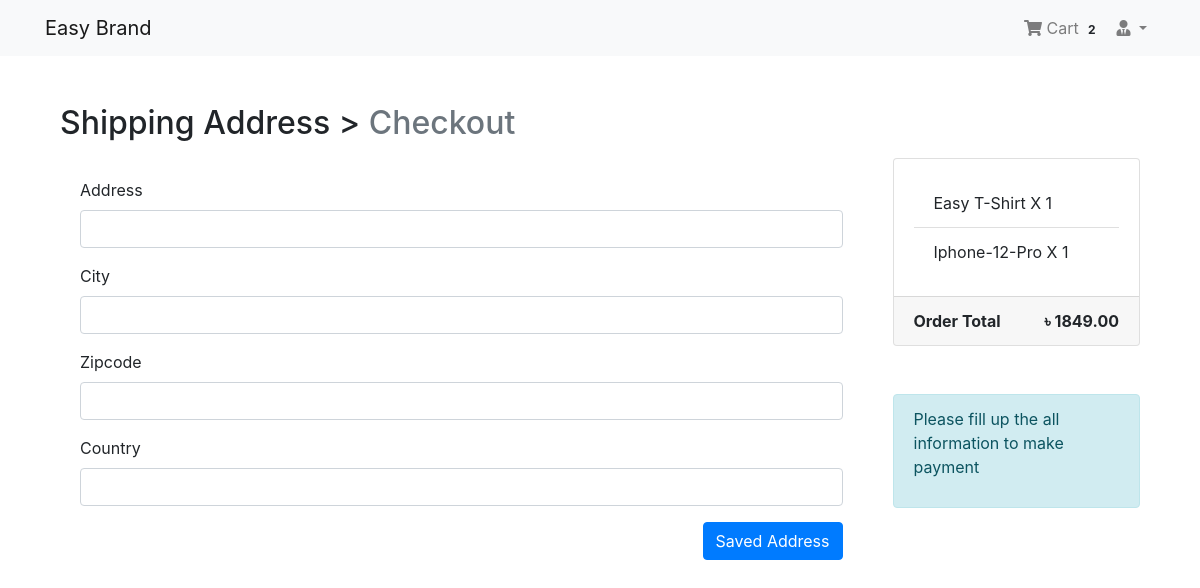
The app's page /payment/checkout/ (signed in) with its own data.
### login_app/models.py (models this page shows, shortened)
class User(AbstractBaseUser, PermissionsMixin):
    email = models.EmailField(null=False, unique=True)
    is_staff = models.BooleanField(
        ugettext_lazy('staff status'),
        default = False,
        help_text = ugettext_lazy('Designets whether the user can log in this site')
        )
    is_active = models.BooleanField(
        ugettext_lazy('active'),
        default = True,
        help_text = ugettext_lazy('Designets whether this user should be treated is active. Unselect tis instead of deleted Accounts. ')
        )
    USERNAME_FIELD = 'email'
    object = MyUserManager()

### order_app/models.py (models this page shows, shortened)
class Order(models.Model):
    orderitems = models.ManyToManyField(Cart)
    user = models.ForeignKey(settings.AUTH_USER_MODEL, on_delete=models.CASCADE)
    ordered = models.BooleanField(default=False)
    created = models.DateTimeField(auto_now_add=True)
    paymentId = models.CharField(max_length=264, blank=True, null=True)
    orderId = models.CharField(max_length=264, blank=True, null=True)
    def get_totals(self):
        total = 0
        for order_item in self.orderitems.all():
            total += float(order_item.get_total())
        return total

class Cart(models.Model):
    user = models.ForeignKey(settings.AUTH_USER_MODEL, on_delete=models.CASCADE, related_name='cart')
    item = models.ForeignKey(Product, on_delete=models.CASCADE)
    quantity = models.IntegerField(default=1)
    purchase = models.BooleanField(default=False)
    created = models.DateTimeField(auto_now_add=True)
    updated = models.DateTimeField(auto_now=True)
    def get_total(self):
        total = self.item.price * self.quantity
        float_total = format(total, '0.2f')
        return float_total

### payment_app/models.py (models this page shows, shortened)
class BillingAddress(models.Model):
    user = models.ForeignKey(settings.AUTH_USER_MODEL, on_delete=models.CASCADE)
    address = models.CharField(max_length=264, blank=True)
    city = models.CharField(max_length=100,blank=True)
    zipcode = models.CharField(max_length=10,blank=True)
    country = models.CharField(max_length=100,blank=True)
    def is_fully_filled(self):
        field_names = [f.name for f in self._meta.get_fields()]
        for field in field_names:
            value = getattr(self,field)
            if value is None or value is "":
                return False
        return True
    class Meta:
        verbose_name_plural = 'Billing Addresses'

### shop_app/models.py (models this page shows, shortened)
class Product(models.Model):
    mainimage = models.ImageField(upload_to='products')
    name = models.CharField(max_length=264)
    category = models.ForeignKey(Category,on_delete=models.CASCADE, related_name='category')
    preview_text = models.TextField(max_length=200, verbose_name='Preview_text')
    detail_text = models.TextField(max_length=1000, verbose_name = 'Description')
    price = models.FloatField()
    old_price = models.FloatField(default=0.00)
    created = models.DateTimeField(auto_now_add=True)
    class Meta:
        ordering = ['-created']

### payment_app/views.py (the view)
# urls.py: path('checkout/', views.check_out, name='checkout'),
@login_required
def check_out(request):
    saved_address = BillingAddress.objects.get_or_create(user=request.user)
    saved_address = saved_address[0]
    form = BillingForm(instance=saved_address)
    if request.method == 'POST':
        form = BillingForm(request.POST, instance=saved_address)
        if form.is_valid():
            form.save()
            form = BillingForm(instance=saved_address)
            messages.info(request, "Shipping Address Is Saved")
    order_qs = Order.objects.filter(user=request.user, ordered = False)
    order_items = order_qs[0].orderitems.all()
    order_total = order_qs[0].get_totals()
    diction = {'billing_form': form, 'order_items': order_items, 'order_total': order_total, 'saved_address':saved_address}
    return render(request, 'payment_app/check_out.html', context=diction)

### payment_app/forms.py
class BillingForm(forms.ModelForm):
    class Meta:
        model = BillingAddress
        fields = ['address', 'city', 'zipcode', 'country']

### order_app/templatetags/cart_tag.py (called while the page is built)
@register.filter
def cart_total(user):
    order = Order.objects.filter(user=user, ordered = False)
    if order.exists():
        return order[0].orderitems.count()
    else:
        return 0

### templates/payment_app/check_out.html (shortened to what this page needs)
{% extends 'base.html'%}
{% load crispy_forms_tags %}
{% block body_block %}
<div class="container mt-5">
  <h2 class="mb-3">
    Shipping Address > <span class="text-muted">Checkout</span>
  </h2>
  <div class="row">
    <div class="col-md-9">
      <div class="col-mb-5" style=" height:auto; ">
        <div class="card-body">
          <form method="POST">
            {{billing_form|crispy}}
            <button type="submit" class="btn btn-primary float-right">Saved Address</button>
          </form>
        </div>
      </div>
    </div>
      <div class="col-md-3">
        <div class="card" style=" height:auto">
          <div class="card-body">
            <ul class="list-group list-group-flush">
              {% for order_item in order_items %}
                <li class="list-group-item">{{order_item.item.name}} X {{order_item.quantity}}</li>
              {% endfor %}
            </ul>
          </div>
          <div class="card-footer">
            <span class="float-left"><b>Order Total</b></span>
            <span class="float-right"><b>&#2547; {{order_total|floatformat:2}}</b></span>
          </div>
        </div>
        <br>
        <br>
          {% if saved_address.is_fully_filled %}
            <a href="#" class="btn btn-warning btn-md">Make Payment</a>
          {% else %}
            <div class="alert alert-info">
              <p>Please fill up the all information to make payment</p>
            </div>
          {% endif %}
      </div>
  </div>
</div>
{% endblock %}

### templates/nav.html (shortened to what this page needs)
{% load cart_tag %}
<nav class="navbar navbar-expand-lg navbar-light bg-light">
  <div class="container">
    <a href="{% url 'shop_app:home'%}" class="navbar-brand">Easy Brand</a>
<div class="collapse navbar-collapse" id="navbarNav">
  <ul class="navbar-nav ml-auto">
    {% if request.user.is_authenticated %}
    <li class="nav-item">
      <a href="{% url 'order_app:cart'%}" class="nav-link">
        <i class="fa fa-shopping-cart"></i> Cart
        <span class="badge badge-light">{{request.user | cart_total }}</span>
      </a>
    </li>
    <li class="nav-item dropdown">
      <a href="#" class="nav-link dropdown-toggle" id="navbarDropdown" role="button" data-toggle="dropdown" aria-haspopup="true" aria-expanded="false"><i class="fas fa-user-tie"></i> {{request.user.profile.username}}</a>
    </li>
    {%else%}
    <li class="nav-item">
      <a href="{% url 'login_app:login'%}" class="btn btn-primary">Login</a>
    </li>
    {%endif%}
  </ul>
</div>
  </div>
</nav>

### templates/base.html (style rules this page uses)
.card { height: 350px; }

### records on screen
User: user|cart_total "2"
Cart: item.name "Easy T-Shirt", quantity "1"
Cart: item.name "Iphone-12-Pro", quantity "1"

### other values on screen
{{ order_total|floatformat:2 }} "1849.00"
